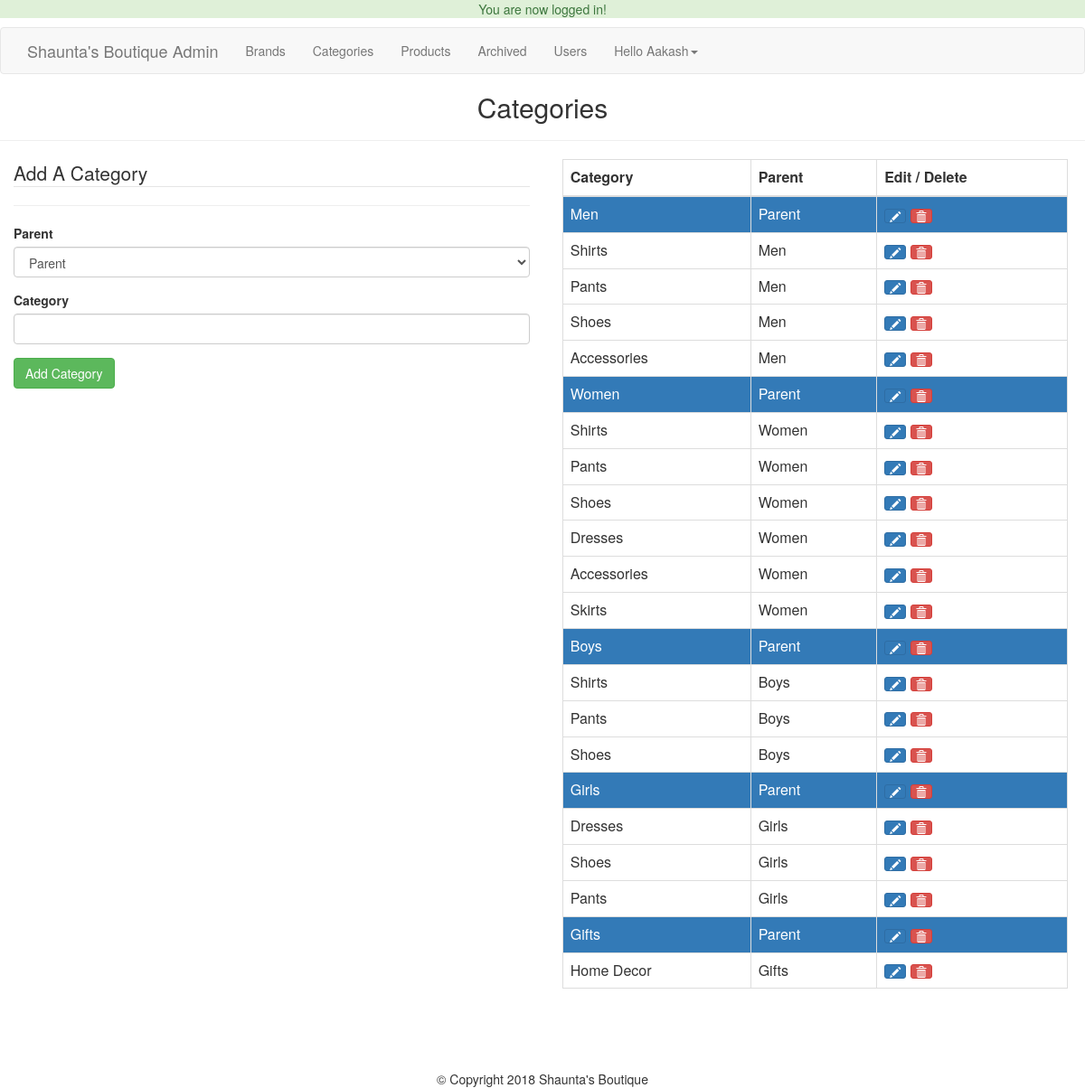
Screenshot of /admin/categories.php (signed in) with the database file from the repository.
### tables this page shows
CREATE TABLE `categories` (
  `id` int(11) NOT NULL,
  `category` varchar(255) NOT NULL,
  `parent` int(11) NOT NULL DEFAULT 0
);

### admin/categories.php (the view, shortened to what this page needs)
<?php
    require_once $_SERVER['DOCUMENT_ROOT']."/ecommerceProject/core/db.php";
	include "includes/header.php";
	include "includes/navigation.php";
	$category ="";
		    $display = display_error($errors); ?>
		<?php
	$category_value ="";
	if(isset($_GET["edit"])){
		$category_value = $edit_category["category"];
		$parent_value = $edit_category["parent"];
	}else{
		$category_value = $category;
	}
	$parent_value = "";
?>
    <h2 class="text-center">Categories</h2><hr>
	<div class="row" style="margin-left:0px;margin-right:-2px;">
		<div class="col-md-6">
		<legend><?= ((isset($_GET["edit"])) ? "Edit" : "Add A"); ?> Category</legend><hr>
		    <form class="form" action="categories.php<?=((isset($_GET["edit"])) ? "?edit=".$edit_id : "" );?>" method="post">
		    	<div class="form-group">
				    <label for="parent">Parent</label>
					<select name="parent" id="parent" class="form-control">
		    				<option value="0"<?=(($parent_value == 0) ? 'selected = "selected"' : '' );?>>Parent</option>
		    		</select>
				</div>
				<div class="form-group">
				    <label for="category">Category</label>
					<input type="text" name="category" id="category" class="form-control" value="<?=$category_value;?>">
				</div>
				<div class="form-group">
				    <input type="submit" name="submit" class="btn btn-success" value="<?= ((isset($_GET["edit"])) ? "Edit" : "Add"); ?> Category">
				</div>
		    </form>
		</div>
		<div class="col-md-6">
			<table class=" table table-bordered">
				<thead>
					<th>Category</th>
					<th>Parent</th>
					<th>Edit / Delete</th>
				</thead>
				<tbody>
				<?php
				    $sql = "select * from categories where parent =0;";
	                $result = mysqli_query($conn, $sql);
      				while($data = mysqli_fetch_assoc($result)):
				    $parent_id = (int)$data["id"];
					$sql1 = "select * from categories where parent  = '$parent_id';";
					$result1 = mysqli_query($conn, $sql1);
				?>
					<tr class="bg-primary">
						<td><?= $data["category"]; ?></td>
						<td>Parent</td>
						<td><a href="categories.php?edit=<?php echo $data["id"]; ?>" class="btn btn-xs btn-default btn-primary"><span class="glyphicon glyphicon-pencil"></span></a>
						    <a href="categories.php?delete=<?php echo $data["id"]; ?>" class="btn btn-xs btn-default btn-danger"><span class="glyphicon glyphicon-trash"></span></a></td>
					</tr>
					<?php while($data1 = mysqli_fetch_assoc($result1)): ?>
					    <tr>
						<td><?php echo $data1["category"]; ?></td>
						<td><?= $data["category"]; ?></td>
						<td><a href="categories.php?edit=<?php echo $data1["id"]; ?>" class="btn btn-xs btn-default btn-primary"><span class="glyphicon glyphicon-pencil"></span></a>
						    <a href="categories.php?delete=<?php echo $data1["id"]; ?>" class="btn btn-xs btn-default btn-danger"><span class="glyphicon glyphicon-trash"></span></a></td>
					</tr>
					<?php endwhile; ?>
				<?php endwhile; ?>
				</tbody>
			</table>
		</div>
	</div>
<?php
    include "includes/footer.php";
?>

### css/main.css (style rules this page uses)
.table { width: 98%!important; margin: 0 auto!important; }

### rows the page displays
categories: category "Men"
categories: category "Shirts"
categories: category "Pants"
categories: category "Shoes"
categories: category "Accessories"
categories: category "Women"
categories: category "Shirts"
categories: category "Pants"
categories: category "Shoes"
categories: category "Dresses"
categories: category "Accessories"
categories: category "Skirts"
categories: category "Boys"
categories: category "Shirts"
categories: category "Pants"
categories: category "Shoes"
categories: category "Girls"
categories: category "Dresses"
categories: category "Shoes"
categories: category "Pants"
categories: category "Gifts"
categories: category "Home Decor"

### other values shown
$_SESSION['success_flash'] "You are now logged in!"
$user_data["first"] "Aakash"
